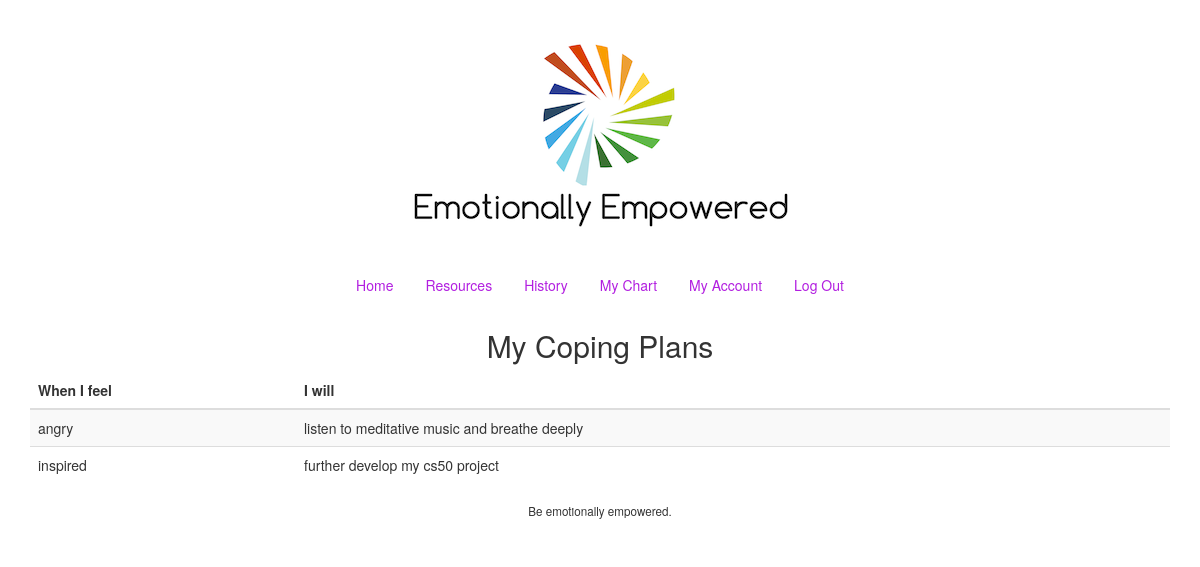
Page /coping_plan_history.php (signed in) on the committed database.
### tables this page shows
CREATE TABLE `coping_plan` (
  `user_id` int(20) NOT NULL,
  `feeling` varchar(255) NOT NULL,
  `plan` varchar(255) NOT NULL,
  `transaction_id` int(40) NOT NULL AUTO_INCREMENT,
  PRIMARY KEY (`transaction_id`)
);

### CS50.php (called while the page is built, shortened)
<?php
    class CS50
    {
        private static $config;
        public static function init($path)
        {
            $contents = file_get_contents($path);
            $config = json_decode($contents, true);
            self::$config = $config;
        }
        public static function query()
        {
            $sql = func_get_arg(0);
            $parameters = array_slice(func_get_args(), 1);
            static $handle;
            if (!isset($handle))
            {
                try
                {
                    $handle = new PDO(
                        "mysql:dbname=" . self::$config["database"]["name"] . ";host=" . self::$config["database"]["host"],
                        self::$config["database"]["username"],
                        self::$config["database"]["password"]
                    );
                }
                catch (Exception $e)
                {
                    trigger_error($e->getMessage(), E_USER_ERROR);
                }
            }
            $pattern = "
                /(?:
                '[^'\\\\]*(?:(?:\\\\.|'')[^'\\\\]*)*'
                | \"[^\"\\\\]*(?:(?:\\\\.|\"\")[^\"\\\\]*)*\"
                | `[^`\\\\]*(?:(?:\\\\.|``)[^`\\\\]*)*`
                )(*SKIP)(*F)| \?
                /x
            ";
            $patterns = [];
            $replacements = [];
            for ($i = 0, $n = count($parameters); $i < $n; $i++)
            {
                array_push($patterns, $pattern);
                array_push($replacements, preg_quote($handle->quote($parameters[$i])));
            }
            $query = preg_replace($patterns, $replacements, $sql, 1);
            $statement = $handle->query($query);
            if ($statement->columnCount() > 0)
            {
                return $statement->fetchAll(PDO::FETCH_ASSOC);
            }
            else
            {
                return $statement->rowCount();
            }
        }
    }
?>

### views/coping_plan_history_request.php (the view, shortened to what this page needs)
<!DOCTYPE html>
<body>
    <h2> My Coping Plans </h2>
    <center><table class="table table-striped">
    <thead>
        <tr>
            <th>When I feel</th>
            <th>I will</th>
        </tr>
    </thead>
    <tbody>
    <?php foreach ($table as $row) : ?>
        <tr>
            <td><?= $row["feeling"] ?></td>
            <td><?= $row["plan"] ?></td>
        </tr>
    <?php endforeach ?>
    </center></tbody>
</body>

### rows in the picture
coping_plan: feeling "angry", plan "listen to meditative music and breathe deeply"
coping_plan: feeling "inspired", plan "further develop my cs50 project"
